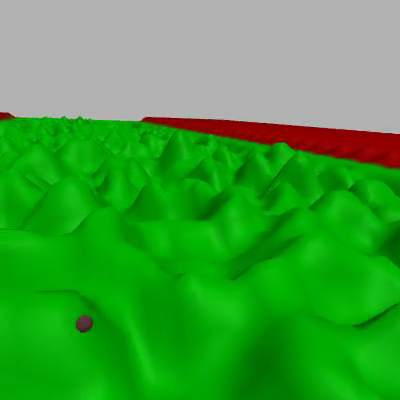
#> input picture frame 134 of Data/Training-RGB/Green/stereo_left_green.mp4, 400 x 400 px, given in place of l.avi, which was not available
$ python process_video.py
#> lines starting #> are read from the running program, lines starting #| are printed output that depends on the picture; pictures that were not available may be replaced by others from this repository, and a replacement may not be noted
### src/lib/data/panorama.py
# import the necessary packages
import numpy as np
import imutils
import cv2

class Stitcher:
	def __init__(self):
		# determine if we are using OpenCV v3.X and initialize the
		# cached homography matrix
		self.isv3 = imutils.is_cv3(or_better=True)
		self.cachedH = None

	def stitch(self, images, ratio=0.75, reprojThresh=4.0):
		# unpack the images
		(imageB, imageA) = images

		# if the cached homography matrix is None, then we need to
		# apply keypoint matching to construct it
		if self.cachedH is None:
			# detect keypoints and extract
			(kpsA, featuresA) = self.detectAndDescribe(imageA)
			(kpsB, featuresB) = self.detectAndDescribe(imageB)

			# match features between the two images
			M = self.matchKeypoints(kpsA, kpsB,
				featuresA, featuresB, ratio, reprojThresh)

			# if the match is None, then there aren't enough matched
			# keypoints to create a panorama
			if M is None:
				return None

			# cache the homography matrix
			self.cachedH = M[1]

		# apply a perspective transform to stitch the images together
		# using the cached homography matrix
		result = cv2.warpPerspective(imageA, self.cachedH,
			(imageA.shape[1] + imageB.shape[1], imageA.shape[0]))
		result[0:imageB.shape[0], 0:imageB.shape[1]] = imageB

		# return the stitched image
		return result

	def detectAndDescribe(self, image):
		# convert the image to grayscale
		gray = cv2.cvtColor(image, cv2.COLOR_BGR2GRAY)
		# detect and extract features from the image
		descriptor = cv2.ORB_create()
		(kps, features) = descriptor.detectAndCompute(image, None)

		# convert the keypoints from KeyPoint objects to NumPy
		# arrays
		kps = np.float32([kp.pt for kp in kps])

		# return a tuple of keypoints and features
		return (kps, features)

	def matchKeypoints(self, kpsA, kpsB, featuresA, featuresB,
		ratio, reprojThresh):
		# compute the raw matches and initialize the list of actual
		# matches
		matcher = cv2.DescriptorMatcher_create("BruteForce")
		rawMatches = matcher.knnMatch(featuresA, featuresB, 2)
		matches = []

		# loop over the raw matches
		for m in rawMatches:
			# ensure the distance is within a certain ratio of each
			# other (i.e. Lowe's ratio test)
			if len(m) == 2 and m[0].distance < m[1].distance * ratio:
				matches.append((m[0].trainIdx, m[0].queryIdx))

		# computing a homography requires at least 4 matches
		if len(matches) > 4:
			# construct the two sets of points
			ptsA = np.float32([kpsA[i] for (_, i) in matches])
			ptsB = np.float32([kpsB[i] for (i, _) in matches])

			# compute the homography between the two sets of points
			(H, status) = cv2.findHomography(ptsA, ptsB, cv2.RANSAC,
				reprojThresh)

			# return the matches along with the homograpy matrix
			# and status of each matched point
			return (matches, H, status)

		# otherwise, no homograpy could be computed
		return None

### src/lib/data/process_video.py
"""
This file builds the dataset for the deeplab semantic segmentation nerual network.
Programmed by: Jared Hall

===IMPORTANT====
Only run this file after doing the following steps:
1. Run the "build_file_structure.bat file.
2. Place your test videos in the testing folder (the plane videos).
2. Place your color coded videos in the training folder.
=================
"""
import cv2
import csv
from tqdm import tqdm
from PIL import Image
import numpy as np
from panorama import Stitcher

#Dataset options
PATH_TO_TRANING = "training/" #path to your training folder
PATH_TO_TESTING = "testing/"  #path to your testing folder
NUM_FRAMES = 1000             #Number of frames to use for training and testing
LEFT_VIDEO = "l.avi"          #Filename for the sterio left video
RIGHT_VIDEO = "r.avi"         #filename to use for the sterio right video
HEADER = "ADA"                #header for the output images i.e. <header>_1.jpg


# [102 lines left out: functions get_segment_frame, get_color_palette, get_ground_truth_annotation, build_train_dataset, not called in this run]

def build_test_dataset(dir, header, labels):
#> called with dir = 'testing/', header = 'ADA'
	lReader = cv2.VideoCapture(dir+LEFT_VIDEO)
	rReader = cv2.VideoCapture(dir+RIGHT_VIDEO)
	stitcher = Stitcher()
	print("Processing the first ", NUM_FRAMES, " frames from the given video which has ", int(lReader.get(cv2.CAP_PROP_FRAME_COUNT)), " frames.")

	for i in tqdm(range(NUM_FRAMES)):
		condition,  lFrame = lReader.read()
		condition2, rFrame = rReader.read()
		if(condition and condition2):
			#STEP-01: Get panoramic image
			pan_frame = stitcher.stitch([lFrame, rFrame])

			#STEP-02: Write image to file
			label = header+"_"+str(i)
			labels.append(label)
			cv2.imwrite("ADA/dataset/JPEGImages/"+label+".jpg", pan_frame)
#> this loop made 31 passes
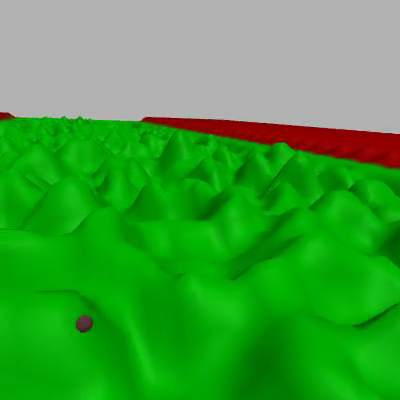
#> input picture frame 134 of Data/Training-RGB/Green/stereo_left_green.mp4, 400 x 400 px, given in place of l.avi, which was not available
#> pass 1, in detectAndDescribe, `gray = cv2.cvtColor(image, cv2.COLOR_BGR2GRAY)`:
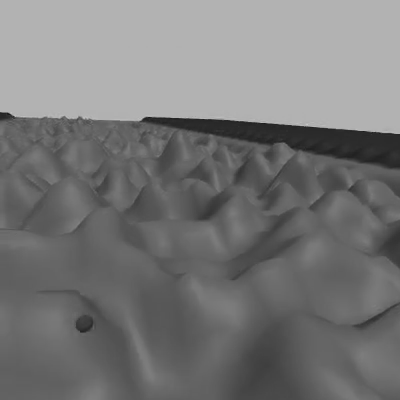
#> gray: shape (400, 400); min 27, max 199, mean 119.9
#> pass 1, in stitch, `result = cv2.warpPerspective(imageA, self.cachedH, (imageA.shape[1] + ..`:
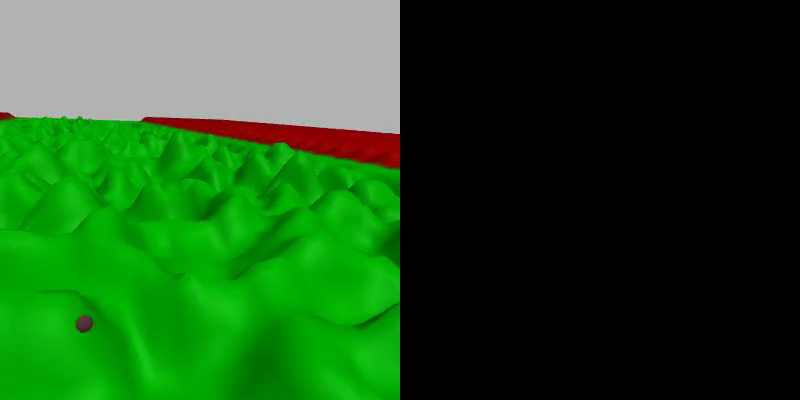
#> result: shape (400, 800, 3); mean B, G, R 28.5, 81, 30.8
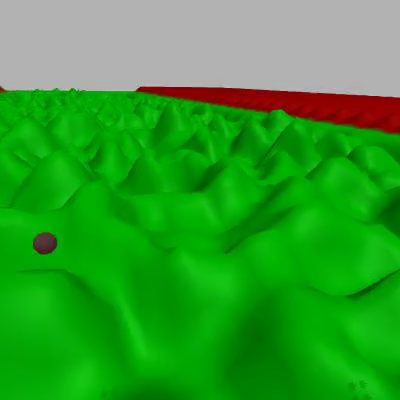
#> input picture frame 135 of Data/Training-RGB/Green/stereo_left_green.mp4, 400 x 400 px, given in place of l.avi, which was not available
#> pass 2, in stitch (call 2), `result = cv2.warpPerspective(imageA, self.cachedH, (imageA.shape[1] + ..`:
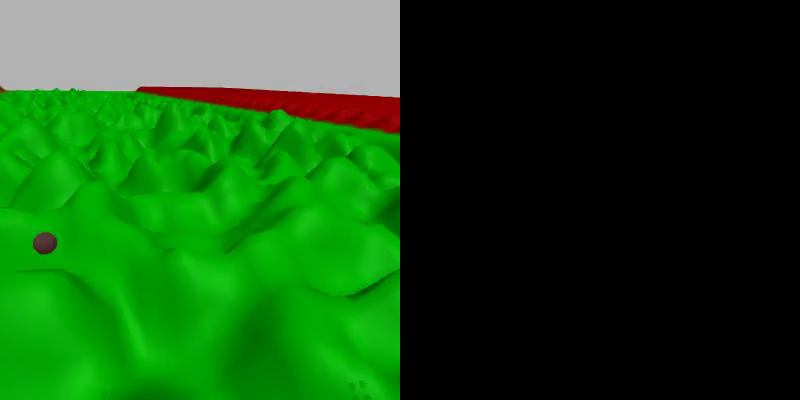
#> result: shape (400, 800, 3); mean B, G, R 21.6, 79.8, 24.1
#> pass 3, in build_test_dataset, `condition,  lFrame = lReader.read()`:
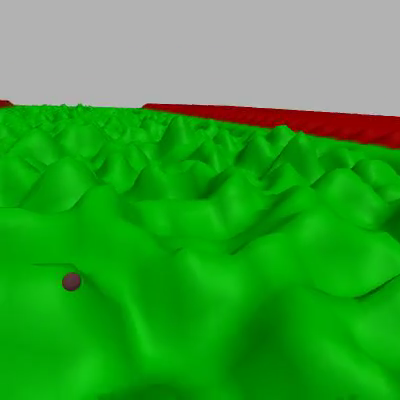
#> lFrame: shape (400, 400, 3); mean B, G, R 50.8, 161.5, 55.1
#> after the loop, labels = 30 items, first 6: 'ADA_0', 'ADA_1', 'ADA_2', 'ADA_3', 'ADA_4', 'ADA_5'
	lReader.release()
	rReader.release()
	print()
	return labels

# [14 lines left out: function build_image_lists, not called in this run]


if(__name__=="__main__"):
	labels = []
	#build test dataset
	print("build the testing dataset...")
	labels = build_test_dataset(PATH_TO_TESTING, 'ADA', labels)

	#Build the training dataset
	print("Translating training videos...")
	build_train_dataset(PATH_TO_TRANING, "ADA")

	#build the image lists (train, val, train+val
	build_image_lists(labels)

$ run again, starting later in the video
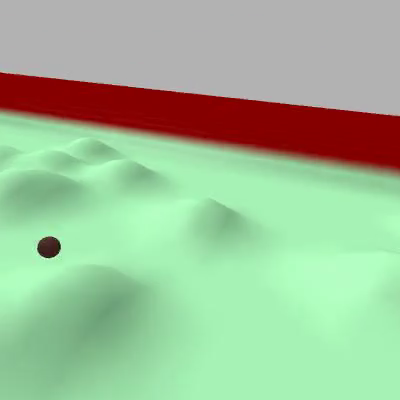
#> input picture frame 603 of Data/Training-RGB/Green/stereo_left_green.mp4, 400 x 400 px, given in place of l.avi, which was not available
#> the loop in build_test_dataset, `for i in tqdm(range(NUM_FRAMES)):` made 31 passes
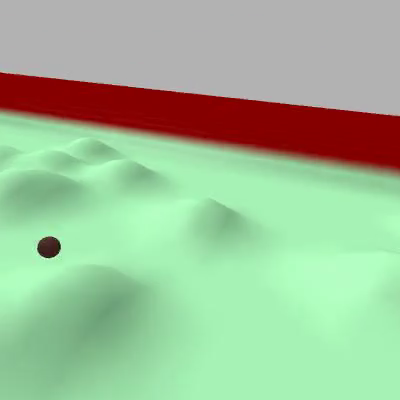
#> input picture frame 603 of Data/Training-RGB/Green/stereo_left_green.mp4, 400 x 400 px, given in place of l.avi, which was not available
#> pass 1, in detectAndDescribe, `gray = cv2.cvtColor(image, cv2.COLOR_BGR2GRAY)`:
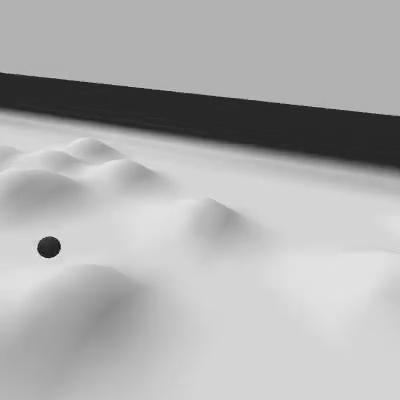
#> gray: shape (400, 400); min 19, max 235, mean 175.4
#> pass 3, in build_test_dataset, `condition,  lFrame = lReader.read()`:
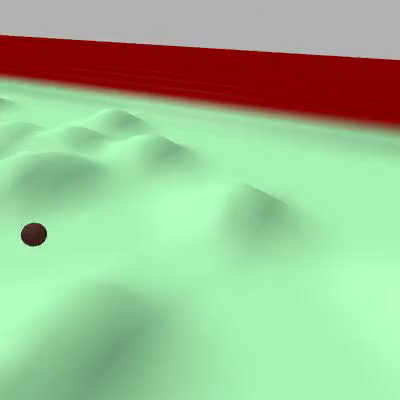
#> lFrame: shape (400, 400, 3); mean B, G, R 147.2, 189.4, 156
#> after the loop in build_test_dataset, `for i in tqdm(range(NUM_FRAMES)):`: labels = 30 items, first 6: 'ADA_0', 'ADA_1', 'ADA_2', 'ADA_3', 'ADA_4', 'ADA_5'

$ run again, starting later in the video
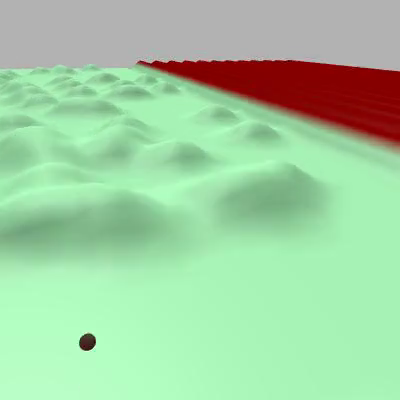
#> input picture frame 1072 of Data/Training-RGB/Green/stereo_left_green.mp4, 400 x 400 px, given in place of l.avi, which was not available
#> the loop in build_test_dataset, `for i in tqdm(range(NUM_FRAMES)):` made 31 passes
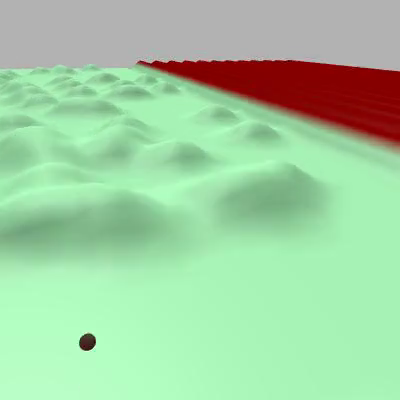
#> input picture frame 1072 of Data/Training-RGB/Green/stereo_left_green.mp4, 400 x 400 px, given in place of l.avi, which was not available
#> pass 1, in detectAndDescribe, `gray = cv2.cvtColor(image, cv2.COLOR_BGR2GRAY)`:
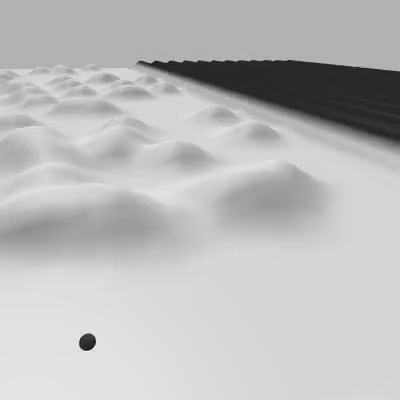
#> gray: shape (400, 400); min 15, max 243, mean 188.2
#> pass 3, in build_test_dataset, `condition,  lFrame = lReader.read()`:
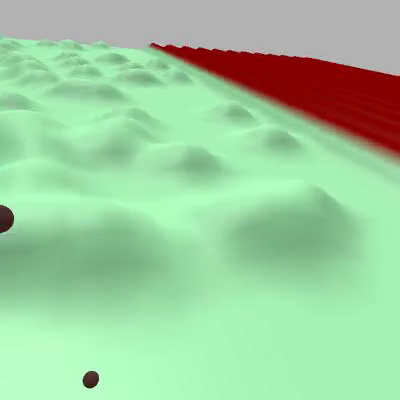
#> lFrame: shape (400, 400, 3); mean B, G, R 159.1, 203.6, 158.1
#> after the loop in build_test_dataset, `for i in tqdm(range(NUM_FRAMES)):`: labels = 30 items, first 6: 'ADA_0', 'ADA_1', 'ADA_2', 'ADA_3', 'ADA_4', 'ADA_5'
